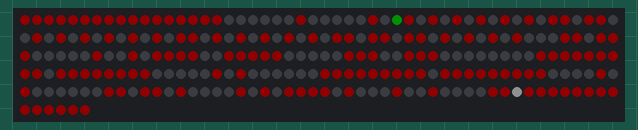
A sketch run on a simulated Arduino Uno, built with avr-gcc and run on an emulated ATmega328P. Shown: 256 RGB LEDs in strip order, left to right, continuing on the next row. Dim RGB values are drawn brighter than linear; what the sketch prints to the serial monitor is not drawn.

Above: at 0.1 s.

The sketch:

sketch_maze3.ino
```cpp
//maze3

#include <FastLED.h>

#define LED_PIN 8
#define NUM_LEDS 256
#define BRIGHTNESS 16

CRGB leds[NUM_LEDS];

int wall[] = {240,239,208,207,176,175,144,143,112,111,121,80,79,48,47,16,15,14,13,12,11,10,9,8,7,6,5,4,3,2,1,0,23,29,45,44,42,40,38,36,34,32,51,53,55,57,59,61,63,
77,76,74,72,70,68,66,64,82,83,85,87,89,91,95,109,106,100,99,98,96,113,114,117,118,119,120,127,134,133,132,129,128,145,146,147,148,149,150,151,153,154,155,156,157,
158,159,168,166,160,177,178,179,180,181,182,183,185,186,187,188,189,190,191,200,198,193,192,210,211,213,218,220,222,223,234,231,227,225,224,242,243,244,245,246,
247,248,249,250,251,252,253,254,255};

void setup() {
  FastLED.addLeds<WS2812, LED_PIN, GRB>(leds, NUM_LEDS);
  FastLED.setBrightness(BRIGHTNESS);

  Serial.begin(9600);
}

void loop() {

  int wall_size = sizeof(wall)/sizeof(wall[0]);

  Serial.println(wall_size);

  for(int i = 0; i < wall_size; i++){
    leds[wall[i]] = CRGB(255, 0, 0);
  }

  leds[31] = CRGB(0, 255, 0); //starting point
  leds[241] = CRGB(255, 255, 255);  //finish

  FastLED.show();


}
```
